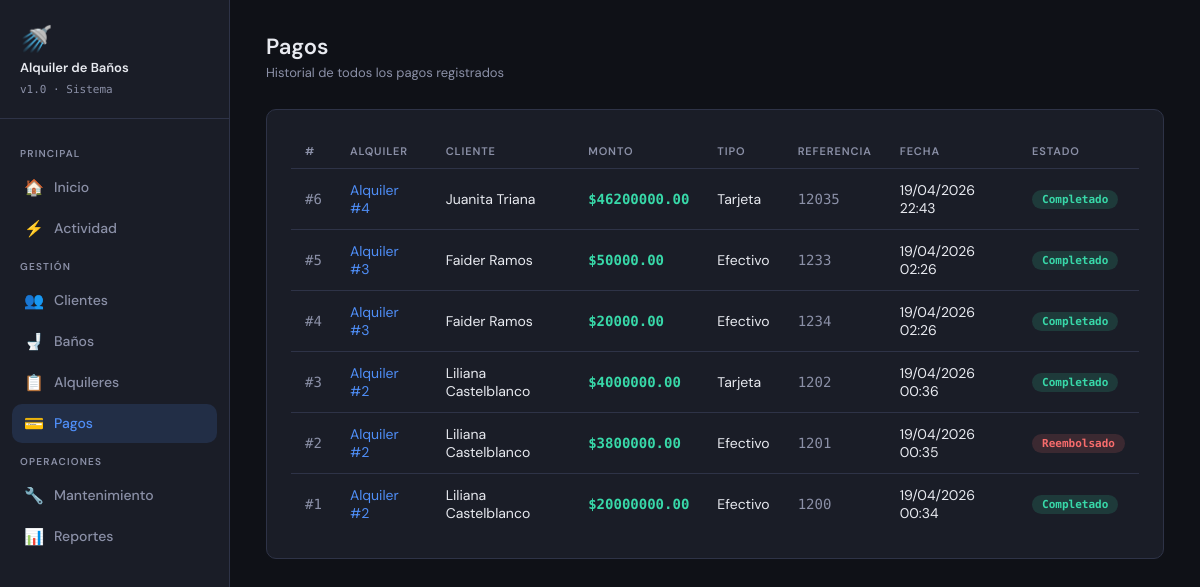
Screenshot of /pagos with the database file from the repository.
### models.py (models this page shows)
class Pago(db.Model):
    __tablename__ = 'pago'
    id          = db.Column(db.Integer, primary_key=True)
    alquiler_id = db.Column(db.Integer, db.ForeignKey('alquiler.id'), nullable=False)
    monto       = db.Column(db.Float,   nullable=False)
    fecha_pago  = db.Column(db.DateTime, default=datetime.utcnow)
    tipo_pago   = db.Column(db.String(30), nullable=False)  # efectivo | transferencia | tarjeta | deposito
    referencia  = db.Column(db.String(50))
    observaciones = db.Column(db.Text)
    estado      = db.Column(db.String(20), nullable=False, default='completado')  # completado | pendiente | reembolsado

class Cliente(db.Model):
    __tablename__ = 'cliente'
    id             = db.Column(db.Integer, primary_key=True)
    nombre         = db.Column(db.String(100), nullable=False)
    email          = db.Column(db.String(100), nullable=False, default='')
    telefono       = db.Column(db.String(20),  nullable=False)
    direccion      = db.Column(db.String(200), default='')
    ruc_ci         = db.Column(db.String(20),  unique=True, nullable=False)
    tipo           = db.Column(db.String(20),  nullable=False, default='particular')  # particular | empresa
    fecha_registro = db.Column(db.DateTime,    default=datetime.utcnow)
    activo         = db.Column(db.Boolean,     default=True)
    alquileres = db.relationship('Alquiler', backref='cliente', lazy=True)

### app.py (the view)
@app.route('/pagos')
def pagos():
    lista = Pago.query.order_by(Pago.fecha_pago.desc()).all()
    return render_template('pagos.html', pagos=lista)

### templates/pagos.html (shortened to what this page needs)
{% extends 'base.html' %}
{% block content %}
<div class="page-header">
    <div>
        <h1>Pagos</h1>
        <p>Historial de todos los pagos registrados</p>
    </div>
</div>
<div class="card">
  {% if pagos %}
  <div class="table-wrap">
    <table>
      <thead>
        <tr>
          <th>#</th>
          <th>Alquiler</th>
          <th>Cliente</th>
          <th>Monto</th>
          <th>Tipo</th>
          <th>Referencia</th>
          <th>Fecha</th>
          <th>Estado</th>
        </tr>
      </thead>
      <tbody>
        {% for p in pagos %}
        <tr>
          <td style="font-family:'DM Mono',monospace; color:var(--text-dim)">#{{ p.id }}</td>
          <td>
            <a href="{{ url_for('detalle_alquiler', id=p.alquiler_id) }}"
               style="color:var(--accent); text-decoration:none;">
              Alquiler #{{ p.alquiler_id }}
            </a>
          </td>
          <td>{{ p.alquiler.cliente.nombre }}</td>
          <td style="font-family:'DM Mono',monospace; color:var(--accent2); font-weight:600;">
            ${{ "%.2f"|format(p.monto) }}
          </td>
          <td>{{ p.tipo_pago|capitalize }}</td>
          <td style="font-family:'DM Mono',monospace; color:var(--text-dim)">
            {{ p.referencia or '—' }}
          </td>
          <td>{{ p.fecha_pago.strftime('%d/%m/%Y %H:%M') }}</td>
          <td>
            {% if p.estado == 'completado' %}
              <span class="badge badge-green">Completado</span>
            {% elif p.estado == 'reembolsado' %}
              <span class="badge badge-red">Reembolsado</span>
            {% else %}
              <span class="badge badge-yellow">Pendiente</span>
            {% endif %}
          </td>
        </tr>
        {% endfor %}
      </tbody>
    </table>
  </div>
  {% else %}
  <div class="empty-state">
      <div class="empty-icon">💳</div>
      <p>No hay pagos registrados aún.</p>
  </div>
  {% endif %}
</div>
{% endblock %}

### templates/base.html (style rules this page uses)
:root { --bg: #0f1117; --surface: #1a1d27; --surface2: #22263a; --border: #2e3347; --accent: #4f8ef7; --accent2: #38d9a9; --danger: #f76c6c; --warning: #f7c94f; --text: #e8eaf0; --text-dim: #8b90a7; --radius: 10px; --shadow: 0 4px 24px rgba(0,0,0,.4); }
*, *::before, *::after { box-sizing: border-box; margin: 0; padding: 0; }
body { font-family: 'DM Sans', sans-serif; background: var(--bg); color: var(--text); min-height: 100vh; display: flex; }
.page-header { display: flex; align-items: center; justify-content: space-between; margin-bottom: 28px; }
.page-header h1 { font-size: 22px; font-weight: 600; }
.page-header p { font-size: 13px; color: var(--text-dim); margin-top: 3px; }
.card { background: var(--surface); border: 1px solid var(--border); border-radius: var(--radius); padding: 24px; margin-bottom: 20px; }
.table-wrap { overflow-x: auto; }
table { width: 100%; border-collapse: collapse; font-size: 14px; }
thead th { text-align: left; padding: 10px 14px; font-size: 11px; font-weight: 600; color: var(--text-dim); letter-spacing: .08em; text-transform: uppercase; border-bottom: 1px solid var(--border); }
tbody tr { border-bottom: 1px solid var(--border); transition: background .12s; }
tbody tr:last-child { border-bottom: none; }
tbody td { padding: 12px 14px; }
.badge { display: inline-block; padding: 3px 10px; border-radius: 99px; font-size: 11px; font-weight: 600; font-family: 'DM Mono', monospace; }
.badge-green { background: rgba(56,217,169,.15); color: var(--accent2); }
.badge-red { background: rgba(247,108,108,.15); color: var(--danger); }

### rows the page displays
Pago: id "6", alquiler_id "4", alquiler.cliente.nombre "Juanita Triana", monto "46200000.00", tipo_pago "Tarjeta", referencia "12035", fecha_pago "19/04/2026 22:43", estado "Completado"
Pago: id "5", alquiler_id "3", alquiler.cliente.nombre "Faider Ramos", monto "50000.00", tipo_pago "Efectivo", referencia "1233", fecha_pago "19/04/2026 02:26", estado "Completado"
Pago: id "4", alquiler_id "3", alquiler.cliente.nombre "Faider Ramos", monto "20000.00", tipo_pago "Efectivo", referencia "1234", fecha_pago "19/04/2026 02:26", estado "Completado"
Pago: id "3", alquiler_id "2", alquiler.cliente.nombre "Liliana Castelblanco", monto "4000000.00", tipo_pago "Tarjeta", referencia "1202", fecha_pago "19/04/2026 00:36", estado "Completado"
Pago: id "2", alquiler_id "2", alquiler.cliente.nombre "Liliana Castelblanco", monto "3800000.00", tipo_pago "Efectivo", referencia "1201", fecha_pago "19/04/2026 00:35", estado "Reembolsado"
Pago: id "1", alquiler_id "2", alquiler.cliente.nombre "Liliana Castelblanco", monto "20000000.00", tipo_pago "Efectivo", referencia "1200", fecha_pago "19/04/2026 00:34", estado "Completado"
